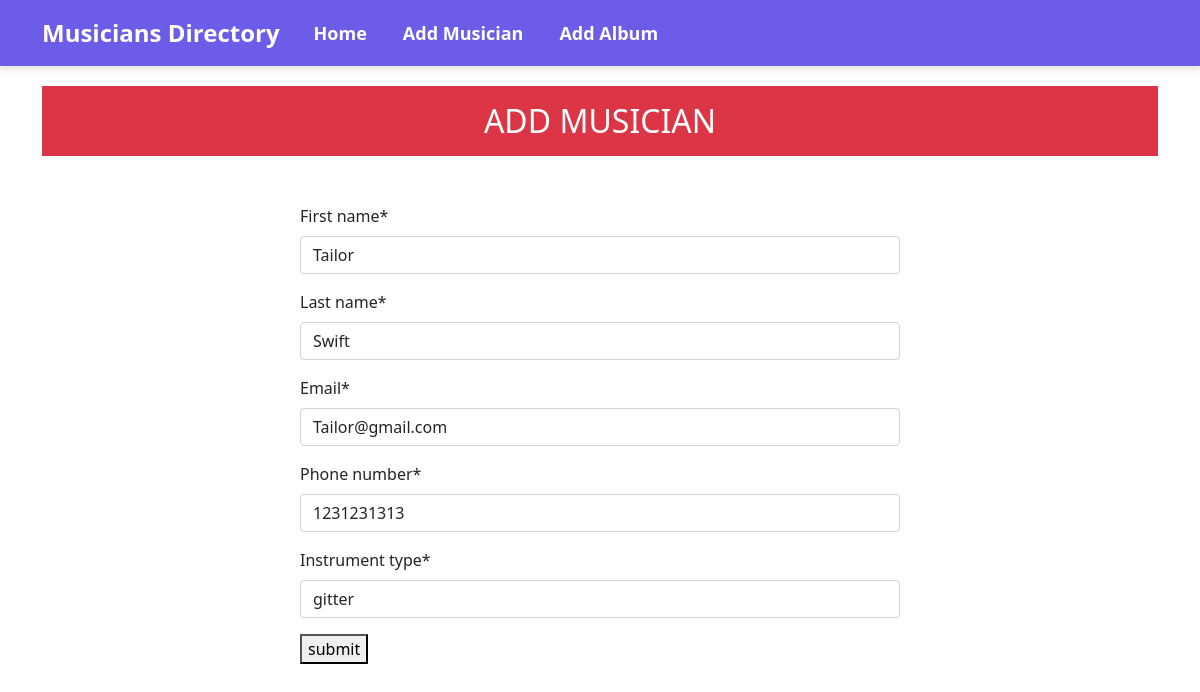
The page /EditMusician/3/ on the database its author committed.
### musician/models.py (models this page shows, shortened)
class Musician(models.Model):
    first_name = models.CharField(max_length=50)
    last_name = models.CharField(max_length=50)
    email = models.EmailField()
    phone_number = models.CharField(max_length=20)
    instrument_type = models.CharField(max_length=50)

### musician/views.py (the view)
# urls.py: path("EditMusician/<int:id>/", editMusician, name = 'editMusician'),
def editMusician(request, id):
    musician = Musician.objects.get(id=id)
    if request.method == "POST":
        form = Edit_Musician(request.POST, instance=musician)
        if form.is_valid():
            form.save()
            return redirect('homepage')
    else:
        form = Edit_Musician(instance=musician)
    return render(request, 'addMusician.html', {"form": form})

### musician/forms.py
class Edit_Musician(forms.ModelForm):
    class Meta:
        model = Musician
        fields = ['first_name', 'last_name', 'email', 'phone_number', 'instrument_type']

### musician/templates/addMusician.html (shortened to what this page needs)
{% extends "base.html" %}
{% block content %}
<div class="container">
    <h2 class="text-white text-center bg-danger p-3">ADD MUSICIAN</h2>
</div>
<form method = "POST" enctype = 'multipart/form-data' class = 'm-auto mt-5 w-50'>  {% comment %} enctype file jodi soho newar jonno {% endcomment %}
    {% load crispy_forms_tags %}
    {{form | crispy}}
    <button type="submit">submit</button>
</form>
{% endblock content %}

### rows shown on the page
Musician: first_name "Tailor", last_name "Swift", email "Tailor@gmail.com", phone_number "1231231313", instrument_type "gitter"
